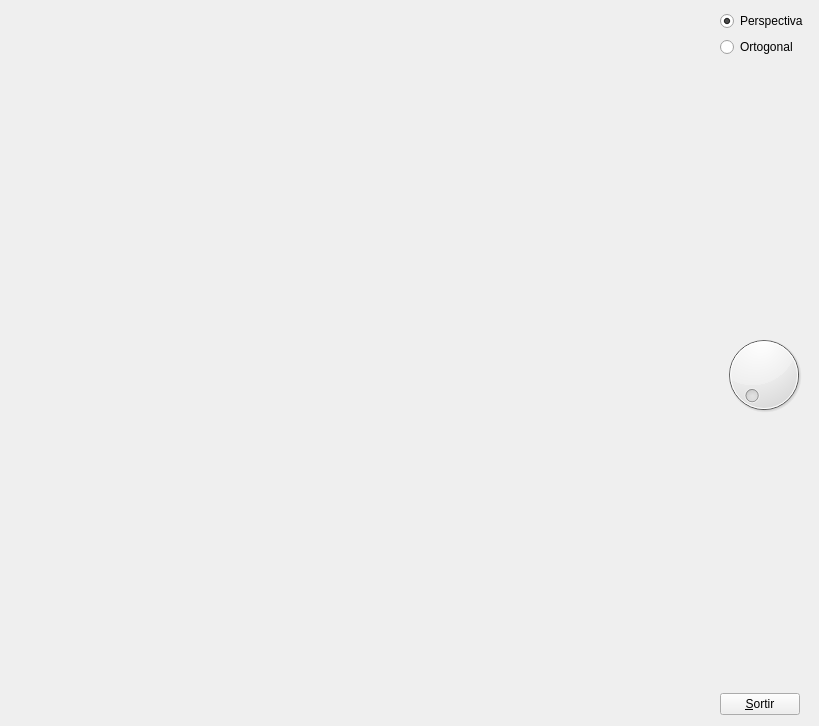
<?xml version="1.0" encoding="UTF-8"?>
<ui version="4.0">
 <class>MyForm</class>
 <widget class="QWidget" name="MyForm">
  <property name="geometry">
   <rect>
    <x>0</x>
    <y>0</y>
    <width>819</width>
    <height>726</height>
   </rect>
  </property>
  <property name="windowTitle">
   <string>IDI-Lab</string>
  </property>
  <layout class="QHBoxLayout" name="horizontalLayout">
   <item>
    <widget class="MyGLWidget" name="widget" native="true">
     <property name="sizePolicy">
      <sizepolicy hsizetype="Expanding" vsizetype="Expanding">
       <horstretch>0</horstretch>
       <verstretch>0</verstretch>
      </sizepolicy>
     </property>
    </widget>
   </item>
   <item>
    <layout class="QVBoxLayout" name="verticalLayout">
     <item>
      <widget class="QRadioButton" name="radioButton">
       <property name="text">
        <string>Perspectiva</string>
       </property>
       <property name="checked">
        <bool>true</bool>
       </property>
      </widget>
     </item>
     <item>
      <widget class="QRadioButton" name="radioButton_2">
       <property name="text">
        <string>Ortogonal</string>
       </property>
      </widget>
     </item>
     <item>
      <spacer name="verticalSpacer_2">
       <property name="orientation">
        <enum>Qt::Vertical</enum>
       </property>
       <property name="sizeHint" stdset="0">
        <size>
         <width>20</width>
         <height>40</height>
        </size>
       </property>
      </spacer>
     </item>
     <item>
      <widget class="QDial" name="dial">
       <property name="maximum">
        <number>32</number>
       </property>
       <property name="singleStep">
        <number>1</number>
       </property>
      </widget>
     </item>
     <item>
      <spacer name="verticalSpacer">
       <property name="orientation">
        <enum>Qt::Vertical</enum>
       </property>
       <property name="sizeHint" stdset="0">
        <size>
         <width>20</width>
         <height>40</height>
        </size>
       </property>
      </spacer>
     </item>
     <item>
      <widget class="QPushButton" name="pushButton">
       <property name="sizePolicy">
        <sizepolicy hsizetype="Fixed" vsizetype="Fixed">
         <horstretch>0</horstretch>
         <verstretch>0</verstretch>
        </sizepolicy>
       </property>
       <property name="text">
        <string>&amp;Sortir</string>
       </property>
      </widget>
     </item>
    </layout>
   </item>
  </layout>
 </widget>
 <customwidgets>
  <customwidget>
   <class>MyGLWidget</class>
   <extends>QWidget</extends>
   <header>MyGLWidget.h</header>
   <container>1</container>
   <slots>
    <signal>camOrto()</signal>
    <signal>camPers()</signal>
    <signal>girPatricio()</signal>
    <slot>canviCamaraO()</slot>
    <slot>canviCamaraP()</slot>
    <slot>girP()</slot>
   </slots>
  </customwidget>
 </customwidgets>
 <resources/>
 <connections>
  <connection>
   <sender>pushButton</sender>
   <signal>clicked()</signal>
   <receiver>MyForm</receiver>
   <slot>close()</slot>
   <hints>
    <hint type="sourcelabel">
     <x>784</x>
     <y>715</y>
    </hint>
    <hint type="destinationlabel">
     <x>839</x>
     <y>529</y>
    </hint>
   </hints>
  </connection>
  <connection>
   <sender>widget</sender>
   <signal>camPers()</signal>
   <receiver>radioButton</receiver>
   <slot>click()</slot>
   <hints>
    <hint type="sourcelabel">
     <x>662</x>
     <y>35</y>
    </hint>
    <hint type="destinationlabel">
     <x>711</x>
     <y>16</y>
    </hint>
   </hints>
  </connection>
  <connection>
   <sender>widget</sender>
   <signal>camOrto()</signal>
   <receiver>radioButton_2</receiver>
   <slot>click()</slot>
   <hints>
    <hint type="sourcelabel">
     <x>664</x>
     <y>91</y>
    </hint>
    <hint type="destinationlabel">
     <x>771</x>
     <y>52</y>
    </hint>
   </hints>
  </connection>
  <connection>
   <sender>radioButton_2</sender>
   <signal>clicked()</signal>
   <receiver>widget</receiver>
   <slot>canviCamaraO()</slot>
   <hints>
    <hint type="sourcelabel">
     <x>739</x>
     <y>50</y>
    </hint>
    <hint type="destinationlabel">
     <x>645</x>
     <y>62</y>
    </hint>
   </hints>
  </connection>
  <connection>
   <sender>radioButton</sender>
   <signal>clicked()</signal>
   <receiver>widget</receiver>
   <slot>canviCamaraP()</slot>
   <hints>
    <hint type="sourcelabel">
     <x>721</x>
     <y>20</y>
    </hint>
    <hint type="destinationlabel">
     <x>629</x>
     <y>24</y>
    </hint>
   </hints>
  </connection>
  <connection>
   <sender>dial</sender>
   <signal>valueChanged(int)</signal>
   <receiver>widget</receiver>
   <slot>girP()</slot>
   <hints>
    <hint type="sourcelabel">
     <x>751</x>
     <y>388</y>
    </hint>
    <hint type="destinationlabel">
     <x>626</x>
     <y>386</y>
    </hint>
   </hints>
  </connection>
  <connection>
   <sender>widget</sender>
   <signal>girPatricio()</signal>
   <receiver>dial</receiver>
   <slot>update()</slot>
   <hints>
    <hint type="sourcelabel">
     <x>662</x>
     <y>301</y>
    </hint>
    <hint type="destinationlabel">
     <x>745</x>
     <y>340</y>
    </hint>
   </hints>
  </connection>
 </connections>
</ui>
